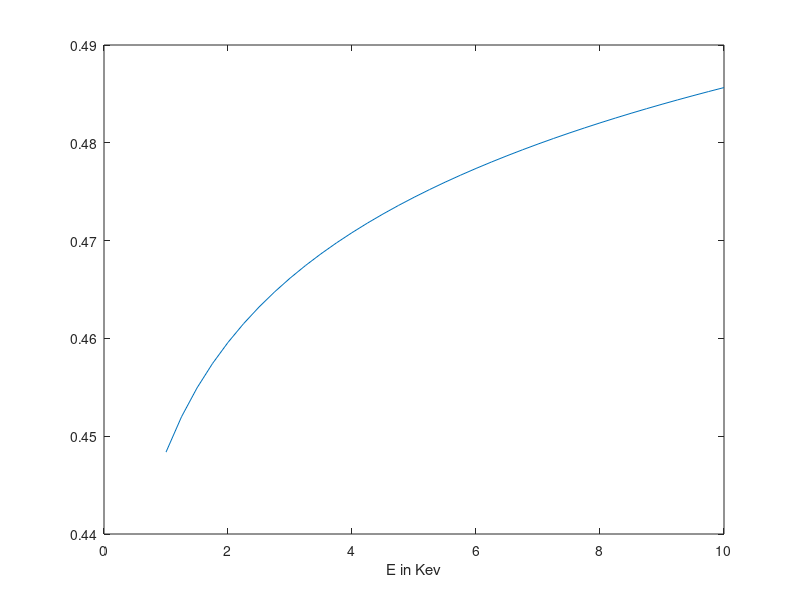

MATLAB code for this plot: (Note: this script raises an error after producing the figure.)
clc ;
clear all;

% calculation of back scatter coefficient (Love & Scott , 1978)
% created 5/14/2013 by Ashwin Vishwanathan

% assuming weight factor of Os>Ua>Pb

WOs = 0.6;
Wua = 0.3;
Wpb = 0.1;

ZOs = 76;
Zua = 92;
Zpb = 82;

%E = 10 ; % in KeV
E = 1:0.25:10;

% for i = 1:1:length(WOs)
% 
% Zavg(i) = WOs(i)*ZOs + Wua*Zua + Wpb*Zpb;
% nbtwenty(i) = -5.23791e-3 + (1.5048371e-2*Zavg(i)) - (1.67373e-4*Zavg(i)^2) + (7.16e-7*Zavg(i)^3);
% a(i) = -0.11128 + (3.0289e-3*Zavg(i)) - (1.5498e-5*Zavg(i)^2) ;
% 
% end

Zavg = WOs*ZOs + Wua*Zua + Wpb*Zpb;

nbtwenty = -5.23791e-3 + (1.5048371e-2*Zavg) - (1.67373e-4*Zavg^2) + (7.16e-7*Zavg^3);

a = -0.11128 + (3.0289e-3*Zavg) - (1.5498e-5*Zavg^2) ;

clear i;



for i = 1:1:length(E)

n(i) = nbtwenty*(1+ a*log(E(i)/20)) ; 

end

%% 

plot (E,n)
xlabel ('E in Kev');
Ylabel ('Backscatter coefficient \eta ');



